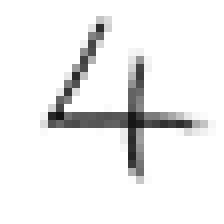
#> input picture images/2828_my_own_4.png, 28 x 28 px (shown 8 times larger)
$ jupyter execute --allow-errors NeuralNetwork.ipynb   (shell and % lines are left out)
#> lines starting #> are read from the running program, lines starting #| are printed output that depends on the picture; long printed decimals are rounded
[cell 1]
#pip install imageio

[cell 2]
import numpy
# scipy.special for the sigmoid function expit()
import scipy.special
# library for plotting arrays
import matplotlib.pyplot
# library for pickle object
import pickle
# helper to load data from PNG image files
import imageio
# ensure the plots are inside this notebook, not an external window

[cell 3]
# neural network class definition
class neuralNetwork:


    # initialise the neural network
    def __init__(self, inputnodes, hiddennodes, outputnodes, learningrate):
        # set number of nodes in each input, hidden, output layer
        self.inodes = inputnodes
        self.hnodes = hiddennodes
        self.onodes = outputnodes

        # link weight matrices, wih and who
        # weights inside the arrays are w_i_j, where link is from node i to node j in the next layer
        # w11 w21
        # w12 w22 etc
        self.wih = numpy.random.normal(0.0, pow(self.inodes, -0.5), (self.hnodes, self.inodes))
        self.who = numpy.random.normal(0.0, pow(self.hnodes, -0.5), (self.onodes, self.hnodes))

        # learning rate
        self.lr = learningrate

        # activation function is the sigmoid function
        self.activation_function = lambda x: scipy.special.expit(x)

        pass


    # train the neural network
    def train(self, inputs_list, targets_list):
        # convert inputs list to 2d array
        inputs = numpy.array(inputs_list, ndmin=2).T
        targets = numpy.array(targets_list, ndmin=2).T

        # calculate signals into hidden layer
        hidden_inputs = numpy.dot(self.wih, inputs)
        # calculate the signals emerging from hidden layer
        hidden_outputs = self.activation_function(hidden_inputs)

        # calculate signals into final output layer
        final_inputs = numpy.dot(self.who, hidden_outputs)
        # calculate the signals emerging from final output layer
        final_outputs = self.activation_function(final_inputs)

        # output layer error is the (target - actual)
        output_errors = targets - final_outputs
        # hidden layer error is the output_errors, split by weights, recombined at hidden nodes
        hidden_errors = numpy.dot(self.who.T, output_errors)

        # update the weights for the links between the hidden and output layers
        self.who += self.lr * numpy.dot((output_errors * final_outputs * (1.0 - final_outputs)), numpy.transpose(hidden_outputs))

        # update the weights for the links between the input and hidden layers
        self.wih += self.lr * numpy.dot((hidden_errors * hidden_outputs * (1.0 - hidden_outputs)), numpy.transpose(inputs))

        pass


    # query the neural network
    def query(self, inputs_list):
        # convert inputs list to 2d array
        inputs = numpy.array(inputs_list, ndmin=2).T

        # calculate signals into hidden layer
        hidden_inputs = numpy.dot(self.wih, inputs)
        # calculate the signals emerging from hidden layer
        hidden_outputs = self.activation_function(hidden_inputs)

        # calculate signals into final output layer
        final_inputs = numpy.dot(self.who, hidden_outputs)
        # calculate the signals emerging from final output layer
        final_outputs = self.activation_function(final_inputs)

        return final_outputs

[cell 4]
# number of input, hidden and output nodes
input_nodes = 784
hidden_nodes = 200
output_nodes = 10

# learning rate
learning_rate = 0.1

# create instance of neural network
n = neuralNetwork(input_nodes,hidden_nodes,output_nodes, learning_rate)

#> (a cell that did not finish here is left out)

[cell 6]
# train the neural network

# epochs is the number of times the training data set is used for training
epochs = 5

#> (the rest of this cell did not finish here and is left out)

#> (a cell that did not finish here is left out)

[cell 8]
# test the neural network

# scorecard for how well the network performs, initially empty
scorecard = []

# go through all the records in the test data set
#> (the rest of this cell did not finish here and is left out)

[cell 9]
# calculate the performance score, the fraction of correct answers
scorecard_array = numpy.asarray(scorecard)
print("performance = ", scorecard_array.sum() / scorecard_array.size)

[cell 10]
# test the neural network with our own images

# load image data from png files into an array
print ("loading ...")
img_array = imageio.imread('images/2828_my_own_4.png', as_gray=True)
#> img_array is the input picture: shape (28, 28) float32; min 18, max 255, mean 238.1

# reshape from 28x28 to list of 784 values, invert values
img_data  = 255.0 - img_array.reshape(784)
#> img_data = 784 values, max 237 at index 399, min 0 at index 0, mean 16.88

# then scale data to range from 0.01 to 1.0
img_data = (img_data / 255.0 * 0.99) + 0.01
#> img_data = 784 values, max 0.93 at index 399, min 0.01 at index 0, mean 0.0755
print("min = ", numpy.min(img_data))
#| min =  0.01
print("max = ", numpy.max(img_data))
#| max =  0.9301

# plot image
matplotlib.pyplot.imshow(img_data.reshape(28,28), cmap='Greys', interpolation='None')

# query the network
outputs = n.query(img_data)
#> in query, `inputs = numpy.array(inputs_list, ndmin=2).T`: inputs has the same summary as img_data outside query
#> in query, `hidden_inputs = numpy.dot(self.wih, inputs)`: hidden_inputs = 200 values, max 0.548 at index 96, min -0.629 at index 102, mean 0.0281
#> in query, `hidden_inputs = numpy.dot(self.wih, inputs)`:
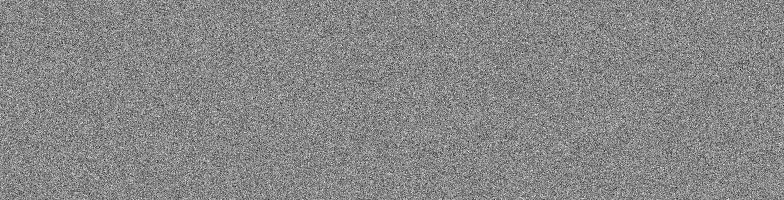
#> self.wih: shape (200, 784) float64; min -0.173, max 0.153, mean 0.000192; drawn with min black and max white
#> in query, `hidden_outputs = self.activation_function(hidden_inputs)`: hidden_outputs = 200 values, max 0.634 at index 96, min 0.348 at index 102, mean 0.507
#> in query, `final_inputs = numpy.dot(self.who, hidden_outputs)`: final_inputs = [-0.0739, -0.432, 0.363, -1.04, 0.754, 0.549, -0.464, 0.252, -0.0229, 0.453]
#> in query, `final_outputs = self.activation_function(final_inputs)`: final_outputs = [0.482, 0.394, 0.59, 0.261, 0.68, 0.634, 0.386, 0.563, 0.494, 0.611]
#> outputs has the same summary as final_outputs in query
print (outputs)
#| [[0.4815]
#|  [0.3937]
#|  [0.5897]
#|  [0.2613]
#|  [0.68]
#|  [0.6339]
#|  [0.386]
#|  [0.5626]
#|  [0.4943]
#|  [0.6112]]

# the index of the highest value corresponds to the label
label = numpy.argmax(outputs)
#> label = 4
print("network says ", label)
#| network says  4
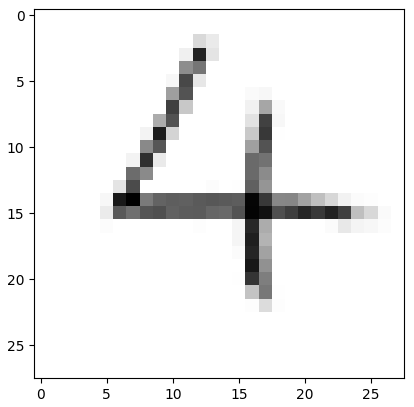
#> figure drawn by matplotlib, 1 panel

$ run again, with images/2828_my_own_2.png copied over images/2828_my_own_4.png
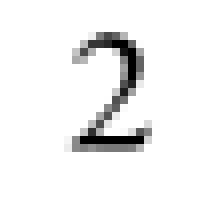
#> input picture images/2828_my_own_2.png, 28 x 28 px (shown 8 times larger)
#> img_array is the input picture: shape (28, 28) float32; min 0, max 255, mean 241.6
#> `img_data  = 255.0 - img_array.reshape(784)`: img_data = 784 values, max 255 at index 154, min 0 at index 0, mean 13.41
#> `img_data = (img_data / 255.0 * 0.99) + 0.01`: img_data = 784 values, max 1 at index 154, min 0.01 at index 0, mean 0.0621
#| min =  0.01
#| max =  1.0
#> inputs has the same summary as img_data outside query
#> hidden_inputs = 200 values, max 0.446 at index 186, min -0.488 at index 102, mean 0.011
#> hidden_outputs = 200 values, max 0.61 at index 186, min 0.38 at index 102, mean 0.503
#> final_inputs = [-0.0109, -0.516, 0.3, -1.03, 0.782, 0.489, -0.425, 0.0952, -0.0304, 0.434]
#> final_outputs = [0.497, 0.374, 0.575, 0.263, 0.686, 0.62, 0.395, 0.524, 0.492, 0.607]
#> outputs has the same summary as final_outputs in query
#| [[0.4973]
#|  [0.3738]
#|  [0.5745]
#|  [0.2631]
#|  [0.6861]
#|  [0.6199]
#> (further printed lines are left out)
#> label = 4
#| network says  4
#> `[cell 10] # test the neural network with our own images  # load image ..`:
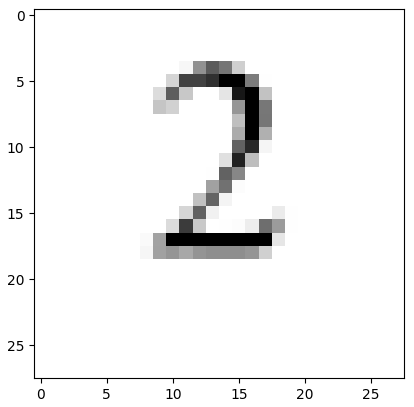
#> figure drawn by matplotlib, 1 panel

$ run again, with images/2828_my_own_3.png copied over images/2828_my_own_4.png
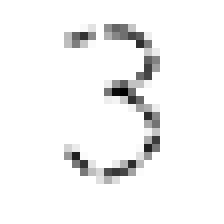
#> input picture images/2828_my_own_3.png, 28 x 28 px (shown 8 times larger)
#> img_array is the input picture: shape (28, 28) float32; min 0, max 255, mean 243.8
#> `img_data  = 255.0 - img_array.reshape(784)`: img_data = 784 values, max 255 at index 323, min 0 at index 0, mean 11.19
#> `img_data = (img_data / 255.0 * 0.99) + 0.01`: img_data = 784 values, max 1 at index 323, min 0.01 at index 0, mean 0.0534
#| min =  0.01
#| max =  1.0
#> inputs has the same summary as img_data outside query
#> hidden_inputs = 200 values, max 0.344 at index 112, min -0.394 at index 10, mean 0.00735
#> hidden_outputs = 200 values, max 0.585 at index 112, min 0.403 at index 10, mean 0.502
#> final_inputs = [0.00159, -0.459, 0.316, -0.98, 0.654, 0.526, -0.479, 0.231, -0.0888, 0.44]
#> final_outputs = [0.5, 0.387, 0.578, 0.273, 0.658, 0.629, 0.382, 0.558, 0.478, 0.608]
#> outputs has the same summary as final_outputs in query
#| [[0.5004 ]
#|  [0.3872]
#|  [0.5784]
#|  [0.2728]
#|  [0.6578]
#|  [0.6286]
#> (further printed lines are left out)
#> label = 4
#| network says  4
#> `[cell 10] # test the neural network with our own images  # load image ..`:
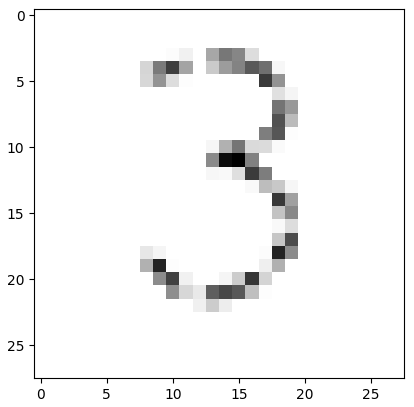
#> figure drawn by matplotlib, 1 panel

$ run again, with images/2828_my_own_5.png copied over images/2828_my_own_4.png
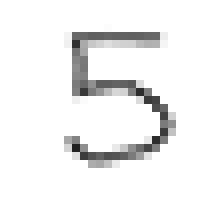
#> input picture images/2828_my_own_5.png, 28 x 28 px (shown 8 times larger)
#> img_array is the input picture: shape (28, 28) float32; min 34, max 255, mean 241.4
#> `img_data  = 255.0 - img_array.reshape(784)`: img_data = 784 values, max 221 at index 513, min 0 at index 0, mean 13.56
#> `img_data = (img_data / 255.0 * 0.99) + 0.01`: img_data = 784 values, max 0.868 at index 513, min 0.01 at index 0, mean 0.0626
#| min =  0.01
#| max =  0.868
#> inputs has the same summary as img_data outside query
#> hidden_inputs = 200 values, max 0.431 at index 25, min -0.464 at index 0, mean 0.0199
#> hidden_outputs = 200 values, max 0.606 at index 25, min 0.386 at index 0, mean 0.505
#> final_inputs = [0.0332, -0.451, 0.282, -0.918, 0.742, 0.489, -0.444, 0.282, -0.0562, 0.499]
#> final_outputs = [0.508, 0.389, 0.57, 0.285, 0.678, 0.62, 0.391, 0.57, 0.486, 0.622]
#> outputs has the same summary as final_outputs in query
#| [[0.5083 ]
#|  [0.3892]
#|  [0.5701  ]
#|  [0.2854]
#|  [0.6775]
#|  [0.6198]
#> (further printed lines are left out)
#> label = 4
#| network says  4
#> `[cell 10] # test the neural network with our own images  # load image ..`:
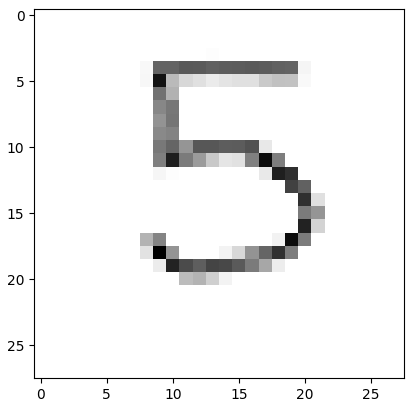
#> figure drawn by matplotlib, 1 panel
